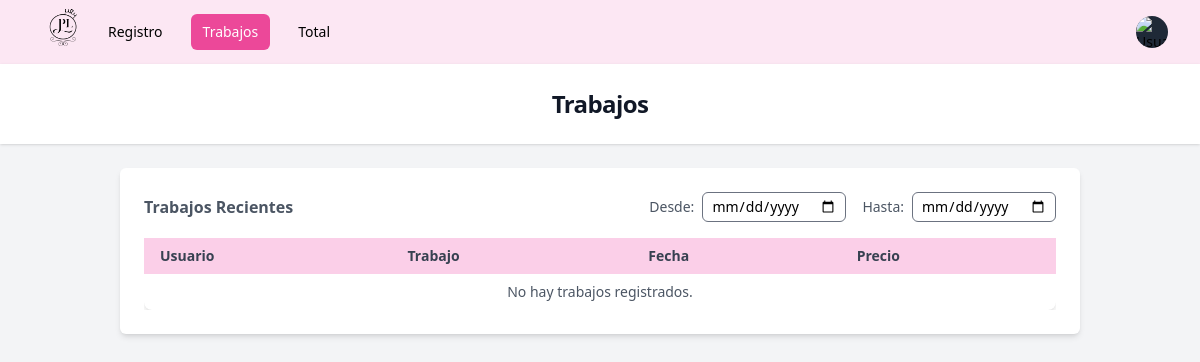
Page /jobs/ (signed in) on the earlier database version.
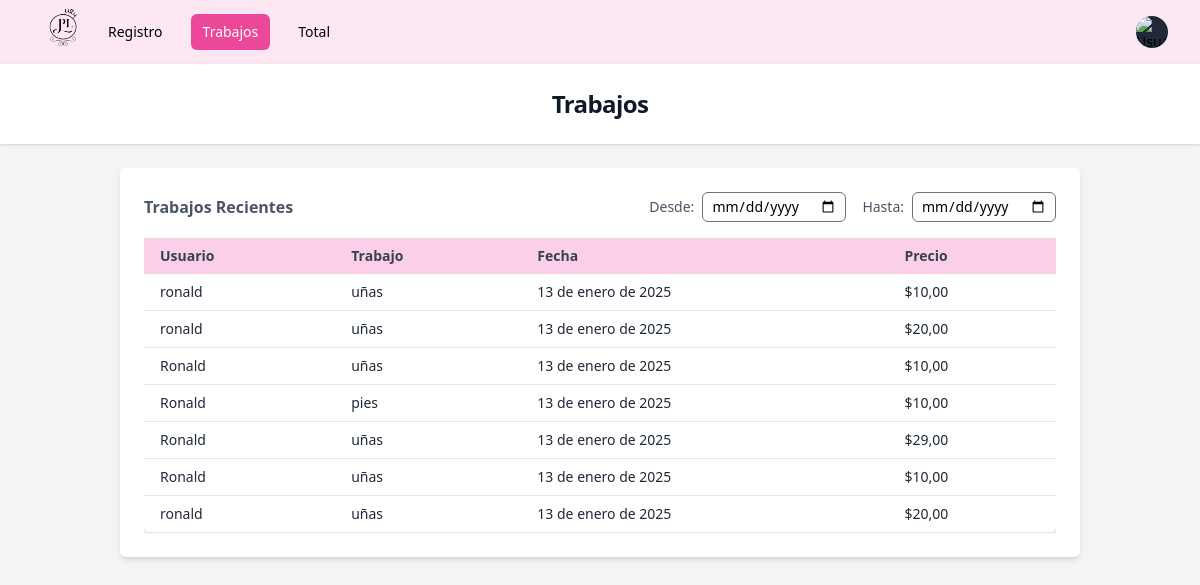
Same page on the later database version.
### users/models.py (models this page shows, shortened)
class Trabajo(models.Model):
    usuario= models.ForeignKey(User, on_delete=models.CASCADE) #relacion con el usario
    trabajo=models.CharField(max_length=255)#campo de trabajo
    monto=models.DecimalField(max_digits=10, decimal_places=2)
    fecha_registro= models.DateField(auto_now_add=True)

### users/views.py (the view)
# urls.py: path('jobs/',views.jobs,name='jobs'),
@login_required
def jobs(request):
    from_date = request.GET.get('from-date')
    to_date = request.GET.get('to-date')
    if from_date and to_date:
        trabajos = Trabajo.objects.filter(
            fecha_registro__gte=from_date,  # fecha mayor o igual a 'Desde'
            fecha_registro__lte=to_date     # fecha menor o igual a 'Hasta'
        )
    else:
        trabajos = Trabajo.objects.all()
    return render(request, 'jobs.html', {'trabajos': trabajos})

### theme/templates/jobs.html (shortened to what this page needs)
{% extends 'base.html' %}
{% block header %}
<h1 class="text-xl md:text-2xl font-bold tracking-tight text-gray-900">Trabajos</h1>
{% endblock %}
{% block content %}
<div class="mx-auto max-w-5xl px-4 py-6 sm:px-6 lg:px-8">
    <div class="bg-white p-4 md:p-6 rounded-md shadow-md">
        <div class="flex flex-wrap justify-between items-center pb-4">
            <h2 class="text-gray-600 font-semibold text-sm md:text-base">Trabajos Recientes</h2>
            <form method="GET" action="{% url 'jobs' %}" class="flex flex-wrap items-center gap-4 mt-2 md:mt-0" id="filter-form">
                <div class="flex flex-col md:flex-row md:items-center space-y-2 md:space-y-0">
                    <label for="from-date" class="text-gray-600 text-xs md:text-sm md:mr-2">Desde:</label>
                    <input id="from-date" name="from-date" type="date" class="border rounded-md px-2 py-1 text-xs md:text-sm" onchange="checkAndSubmit()" />
                </div>
                <div class="flex flex-col md:flex-row md:items-center space-y-2 md:space-y-0">
                    <label for="to-date" class="text-gray-600 text-xs md:text-sm md:mr-2">Hasta:</label>
                    <input id="to-date" name="to-date" type="date" class="border rounded-md px-2 py-1 text-xs md:text-sm" onchange="checkAndSubmit()" />
                </div>
            </form>
        </div>
        <div class="overflow-x-auto">
            <table class="min-w-full bg-white shadow-md rounded-lg">
                <thead class="bg-pink-200">
                    <tr>
                        <th class="text-left px-2 md:px-4 py-2 text-xs md:text-sm font-semibold text-gray-700">Usuario</th>
                        <th class="text-left px-2 md:px-4 py-2 text-xs md:text-sm font-semibold text-gray-700">Trabajo</th>
                        <th class="text-left px-2 md:px-4 py-2 text-xs md:text-sm font-semibold text-gray-700">Fecha</th>
                        <th class="text-left px-2 md:px-4 py-2 text-xs md:text-sm font-semibold text-gray-700">Precio</th>
                    </tr>
                </thead>
                <tbody>
                    {% for trabajo in trabajos %}
                    <tr class="border-b">
                        <td class="px-2 md:px-4 py-2 text-xs md:text-sm text-gray-800">{{ trabajo.usuario.username }}</td>
                        <td class="px-2 md:px-4 py-2 text-xs md:text-sm text-gray-800">{{ trabajo.trabajo }}</td>
                        <td class="px-2 md:px-4 py-2 text-xs md:text-sm text-gray-800">{{ trabajo.fecha_registro }}</td>
                        <td class="px-2 md:px-4 py-2 text-xs md:text-sm text-gray-800">${{ trabajo.monto }}</td>
                    </tr>
                    {% empty %}
                    <tr>
                        <td colspan="4" class="text-center px-2 md:px-4 py-2 text-xs md:text-sm text-gray-600">No hay trabajos registrados.</td>
                    </tr>
                    {% endfor %}
                </tbody>
            </table>
        </div>
    </div>
</div>
{% endblock %}

### theme/templates/base.html (shortened to what this page needs)
{% load static tailwind_tags %}
<!DOCTYPE html>
<html lang="en" class="h-full bg-gray-100">
<head>
    <script src="https://cdn.tailwindcss.com"></script>
    {% tailwind_css %}
</head>
<body class="h-full">
<div class="min-h-full">
    <nav class="bg-pink-100">
        <div class="mx-auto max-w-7xl px-4 sm:px-6 lg:px-8">
            <div class="flex h-16 items-center justify-between">
                <div class="flex items-center">
                    <img class="h-15 w-16" src="{% static 'images/logo.png' %}" alt="PL Salon">
                </div>
                <div class="flex-1 flex items-center justify-start space-x-4">
					<a href="/home/" class="rounded-md px-3 py-2 text-sm font-medium
						{% if request.path == '/home/' %} bg-pink-500 text-white {% else %} text-black hover:bg-rose-300 hover:text-black {% endif %}">
						Registro
					</a>
					<a href="/jobs/" class="rounded-md px-3 py-2 text-sm font-medium
						{% if request.path == '/jobs/' %} bg-pink-500 text-white {% else %} text-black hover:bg-rose-300 hover:text-black {% endif %}">
						Trabajos
					</a>
					<a href="/total/" class="rounded-md px-3 py-2 text-sm font-medium
						{% if request.path == '/total/' %} bg-pink-500 text-white {% else %} text-black hover:bg-rose-300 hover:text-black {% endif %}">
						Total
					</a>
				</div>
                <div class="relative">
                    <button type="button" class="relative flex max-w-xs items-center rounded-full bg-gray-800 text-sm focus:outline-none focus:ring-2 focus:ring-white focus:ring-offset-2 focus:ring-offset-gray-800" id="user-menu-button" aria-expanded="false" aria-haspopup="true" onclick="toggleUserMenu()">
                        <img class="h-8 w-8 rounded-full" src="https://images.unsplash.com/photo-1472099645785-5658abf4ff4e?ixlib=rb-1.2.1&ixid=eyJhcHBfaWQiOjEyMDd9&auto=format&fit=facearea&facepad=2&w=256&h=256&q=80" alt="Usuario">
                    </button>
                </div>
            </div>
        </div>
    </nav>
    <header class="bg-white shadow">
        <div class="mx-auto max-w-7xl px-4 py-6 sm:px-6 lg:px-8 text-center">
            <h1 class="text-2xl font-bold tracking-tight text-gray-900">{% block header %}Bienvenido{% endblock %}</h1>
        </div>
    </header>
    <main>
        {% block content %}{% endblock %}
    </main>
</div>
</body>
</html>

Differences in the rows shown:
added Trabajo: usuario.username "ronald", trabajo "uñas", fecha_registro "13 de enero de 2025", monto "10,00"
added Trabajo: usuario.username "ronald", trabajo "uñas", fecha_registro "13 de enero de 2025", monto "20,00"
added Trabajo: usuario.username "Ronald", trabajo "uñas", fecha_registro "13 de enero de 2025", monto "10,00"
added Trabajo: usuario.username "Ronald", trabajo "pies", fecha_registro "13 de enero de 2025", monto "10,00"
added Trabajo: usuario.username "Ronald", trabajo "uñas", fecha_registro "13 de enero de 2025", monto "29,00"
added Trabajo: usuario.username "Ronald", trabajo "uñas", fecha_registro "13 de enero de 2025", monto "10,00"
added Trabajo: usuario.username "ronald", trabajo "uñas", fecha_registro "13 de enero de 2025", monto "20,00"
Other differences:
text no longer shown: "No hay trabajos registrados."
